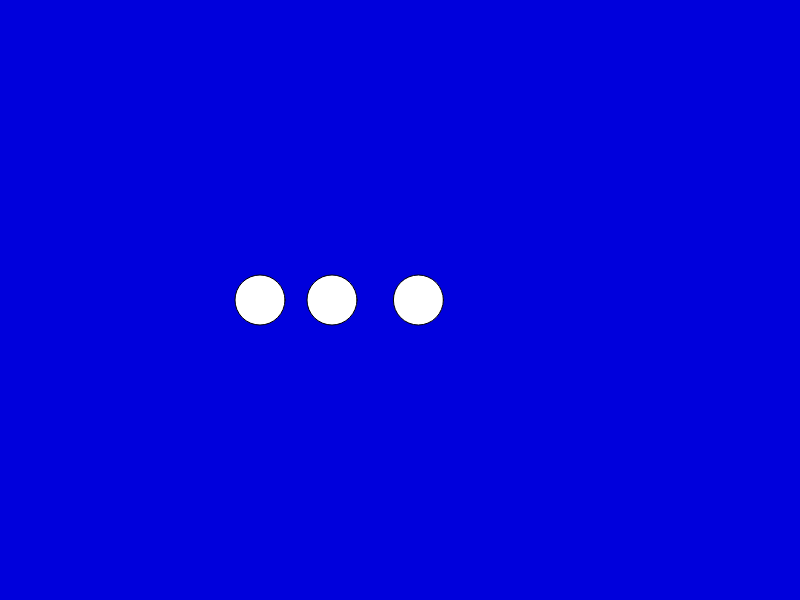
Frame 1 (no input)
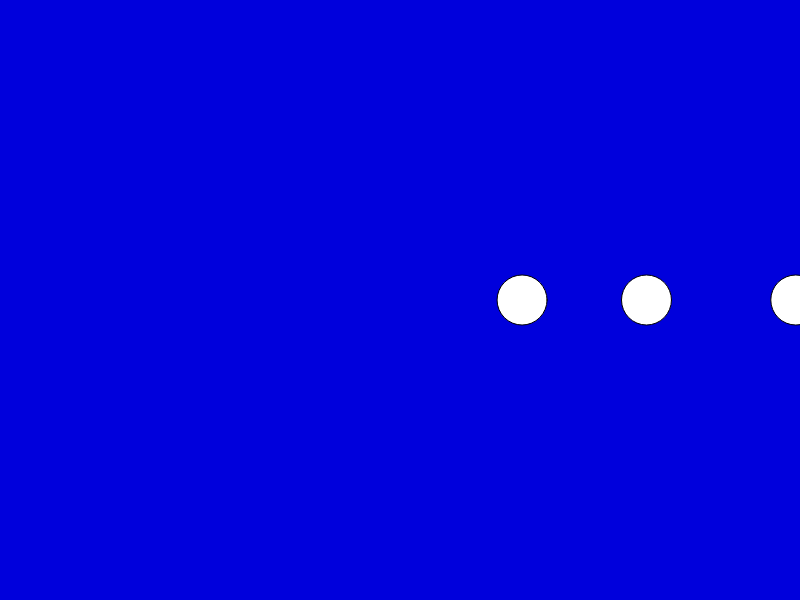
Frame 2 (the mouse pressed at the canvas centre, redrawn once)

The p5.js sketch that drew these frames (run headless with seeded random() and noise() and a simulated clock; the mouse was pressed at the canvas centre and the sketch redrawn once):

// p5.js sketch
// ── sketch.js
// Coding demo: How to use arithmetic equations

let circleX = 200;
let spacing = 50;

function setup() {
    createCanvas(800, 600);
}

function draw() {
    background(0, 0, 220);

    spacing = spacing * 1.2;

    circleX = circleX + spacing;
    circle(circleX, 300, 50);

    spacing = spacing * 1.2;
    
    circleX = circleX + spacing;
    circle(circleX, 300, 50);

    spacing = spacing * 1.2;

    circleX = circleX + spacing;
    circle(circleX, 300, 50);
    noLoop(); //Prevents animation

}
